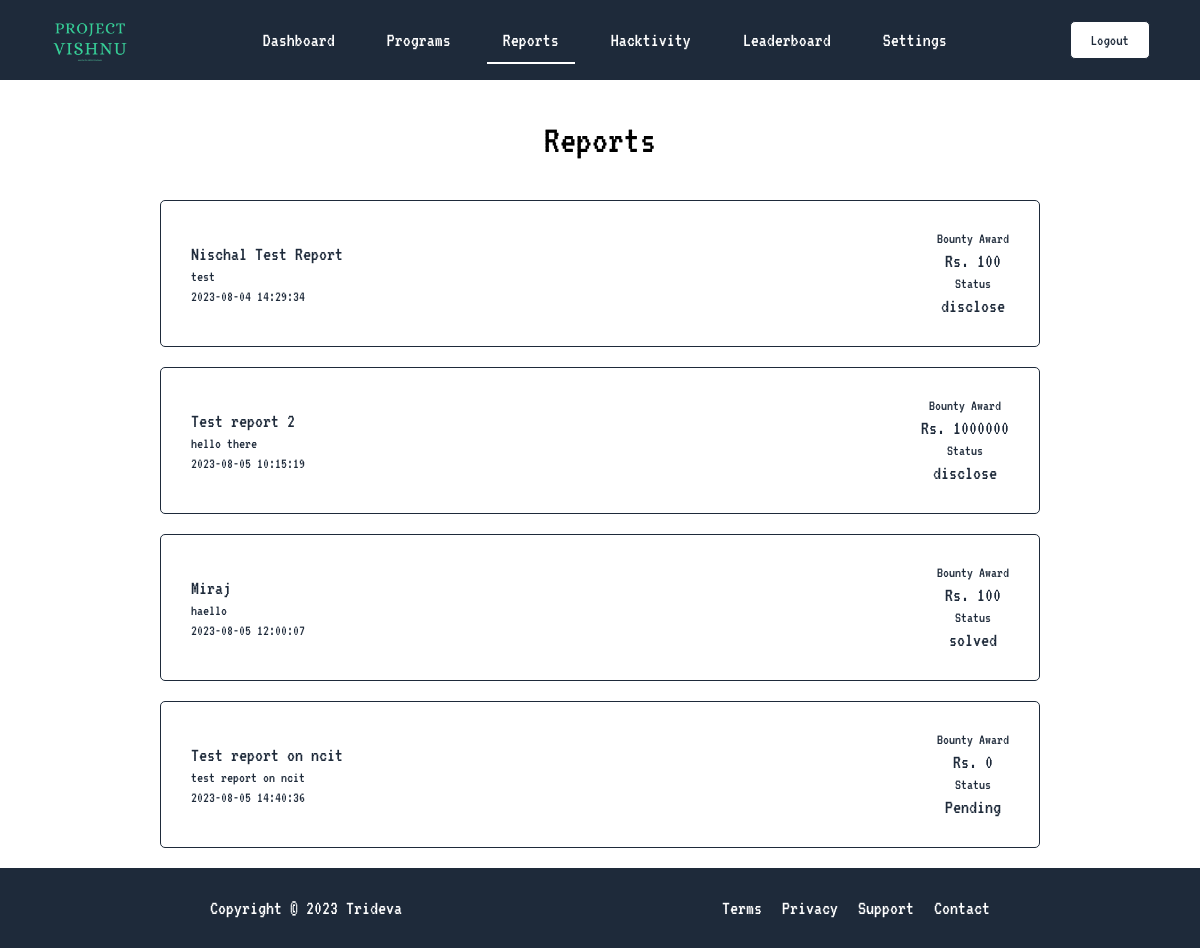
The page /app/html/researcher/myreport.php (signed in) on the database its author committed.
### tables this page shows
CREATE TABLE `report` (
  `reportid` int(11) NOT NULL,
  `id` int(11) NOT NULL,
  `uid` int(11) NOT NULL,
  `title` varchar(100) NOT NULL,
  `target` varchar(100) NOT NULL,
  `severity` varchar(10) NOT NULL,
  `type` text NOT NULL,
  `url` varchar(50) NOT NULL,
  `description` text DEFAULT NULL,
  `attachmment` varchar(100) DEFAULT NULL,
  `reporttime` datetime DEFAULT current_timestamp(),
  `reward` int(11) DEFAULT 0,
  `status` varchar(255) DEFAULT 'Pending'
);

### app/database/connect.php (called while the page is built, shortened)
<?php
class Connection {
    public function __construct(){
        try {
            $this->pdo = new PDO("mysql:host=localhost;dbname=vuln_db;charset=utf8mb4", "root", "");
        } catch(PDOException $e){
            die("ERROR: Could not connect. " . $e->getMessage());
        }
    }
}

### app/html/researcher/myreport.php (the view, shortened to what this page needs)
<?php
  require_once('../../database/connect.php');
  $connection = new Connection();
  $rusername = $_SESSION['rusername'];
  $result = $connection->getUserDetails($rusername);
  $uid = $result['uid'];
  $statement = $connection->pdo->prepare("SELECT * FROM report WHERE uid = :uid");
  $statement->execute(array(':uid' => $uid));
  $reports = $statement->fetchAll(PDO::FETCH_ASSOC);
  foreach ($reports as $key => $report) {
    $reports[$key]['description'] = implode(' ', array_slice(explode(' ', $report['description']), 0, 10));
  }
?>
<!DOCTYPE html>
<html lang="en">
  <head>
    <link rel="stylesheet" href="../../css/style.css" />
  </head>
  <body>
    <nav>
      <div class="logo">
        <img
          src="../../assets/logo/Project Vishnu 3.png"
          alt="Project Vishnu - securing digital himalayas"
        />
      </div>
      <ul>
        <li><a href="dashboard.php">Dashboard</a></li>
        <li><a href="programs.php">Programs</a></li>
        <li><a href="myreport.php" class="active-list">Reports</a></li>
        <li><a href="hacktivity.php">Hacktivity</a></li>
        <li><a href="leaderboard.php">Leaderboard</a></li>
        <li><a href="settings.php">Settings</a></li>
      </ul>
      <div class="logout">
        <a href="logout.php"><button>Logout</button></a>
      </div>
    </nav>
    <div class="inner-body">
      <div class="page-inner">
        <div class="title">
          <h1 class="page-title">Reports</h1>
        </div>
        <div class="reports">
          <?php
            foreach($reports as $report){
              echo '
              <div class="report">
                <a href="report/report.php?id='.$report['reportid'].'">
                  <div class="description">
                    <span class="report-title">' . $report['title'] . '</span>
                    <span class="report-description">' . $report['description'] . '</span>
                    <span class="report-date">' . $report['reporttime'] . '</span>
                  </div>
                  <div class="bounty-award">
                    <span class="bounty-award-title">Bounty Award</span>
                    <span class="bounty-award-amount">Rs. <span>' . $report['reward']. '</span></span>
                    <div class="bounty-award">
                      <span class="bounty-award-title">Status</span>
                      <span class="bounty-award-amount">'.$report['status'].'</span>
                    </div>
                    </div>
                </a>
              </div>
            ';
            }
          ?>
        </div>
      </div>
    </div>
    <footer>
      <span>Copyright &copy; 2023 Trideva</span>
      <div class="footer-links">
        <a href="#">Terms</a>
        <a href="#">Privacy</a>
        <a href="#">Support</a>
        <a href="#">Contact</a>
      </div>
    </footer>
  </body>
</html>

### app/css/style.css (style rules this page uses)
:root { --primary-color: #1e2a3a; --secondary-color: #34d399; --button-color: #ffa500; --alert-color: #ff4136; --neutral-color: #ffffff; --neutral-text-color: #808080; }
body { background-color: var(--neutral-color); font-family: "VT323", sans-serif; }
* { box-sizing: border-box; margin: 0; }
nav { background-color: var(--primary-color); height: 80px; width: 100%; display: flex; justify-content: space-between; align-items: center; padding: 0 50px; position: absolute; top: 0; z-index: 100; }
nav .logo img { height: 80px; margin-right: 10px; }
nav ul { list-style-type: none; margin: 0; padding: 0; overflow: hidden; }
nav ul li { float: left; }
nav ul li a { display: inline-block; color: var(--neutral-color); text-align: center; padding: 14px 16px; text-decoration: none; transition: 0.3s ease-in-out; margin: 0px 10px; position: relative; font-size: 20px; }
nav ul li a::after { content: ""; position: absolute; width: 100%; transform: scaleX(0); height: 2px; bottom: 0; left: 0; background-color: var(--neutral-color); transform-origin: bottom right; transition: transform 0.25s ease-out; }
.active-list::after { transform: scaleX(1); transform-origin: bottom left; }
nav .logout button { background-color: var(--neutral-color); border: none; padding: 10px 20px; border-radius: 5px; color: var(--primary-color); font-size: 16px; font-weight: 500; cursor: pointer; transition: 0.3s ease-in-out; border: var(--primary-color) solid 1px; font-family: "VT323", sans-serif; }
.inner-body { padding: 0px 50px; margin-top: 120px; flex-direction: column; }
.title { margin-top: 40px; margin-bottom: 40px; }
.page-title { font-weight: 100; margin-top: 40px; text-align: center; font-size: 40px; }
footer { background-color: var(--primary-color); height: 80px; width: 100%; display: flex; justify-content: space-around; align-items: center; padding: 0 50px; bottom: 0; z-index: 100; }
footer span { color: var(--neutral-color); font-size: 20px; }
footer .footer-links { display: flex; justify-content: space-around; align-items: center; gap: 20px; }
footer .footer-links a { text-decoration: none; color: var(--neutral-color); font-size: 20px; }
.reports { display: flex; justify-content: center; align-items: center; flex-direction: column; width: 100%; }
.report { width: 80%; max-width: 80%; background-color: var(--neutral-color); padding: 20px 30px; border-radius: 5px; margin-bottom: 20px; border: 1px solid var(--primary-color); }
.report a { text-decoration: none; color: var(--primary-color); font-size: 18px; font-weight: 500; transition: 0.3s ease-in-out; display: flex; justify-content: space-between; align-items: center; padding: 10px 0; gap: 10%; }
.report a .description { display: flex; justify-content: center; flex-direction: column; gap: 5px; }
.report a .description .report-title { font-size: 20px; font-weight: 500; }
.report a .description .report-description { font-size: 15px; font-weight: 500; }
.report a .description .report-date { font-size: 15px; font-weight: 500; }
.report a .bounty-award { font-size: 20px; font-weight: 500; display: flex; justify-content: center; align-items: center; gap: 5px; flex-direction: column; }
.report a .bounty-award .bounty-award-amount { font-size: 20px; font-weight: 500; }
.report a .bounty-award .bounty-award-title { font-size: 15px; font-weight: 500; }

### rows shown on the page
report: title "Nischal Test Report", description "test", reporttime "2023-08-04 14:29:34", reward "100", status "disclose"
report: title "Test report 2", description "hello there", reporttime "2023-08-05 10:15:19", reward "1000000", status "disclose"
report: title "Miraj", description "haello", reporttime "2023-08-05 12:00:07", reward "100", status "solved"
report: title "Test report on ncit", description "test report on ncit", reporttime "2023-08-05 14:40:36", reward "0", status "Pending"
